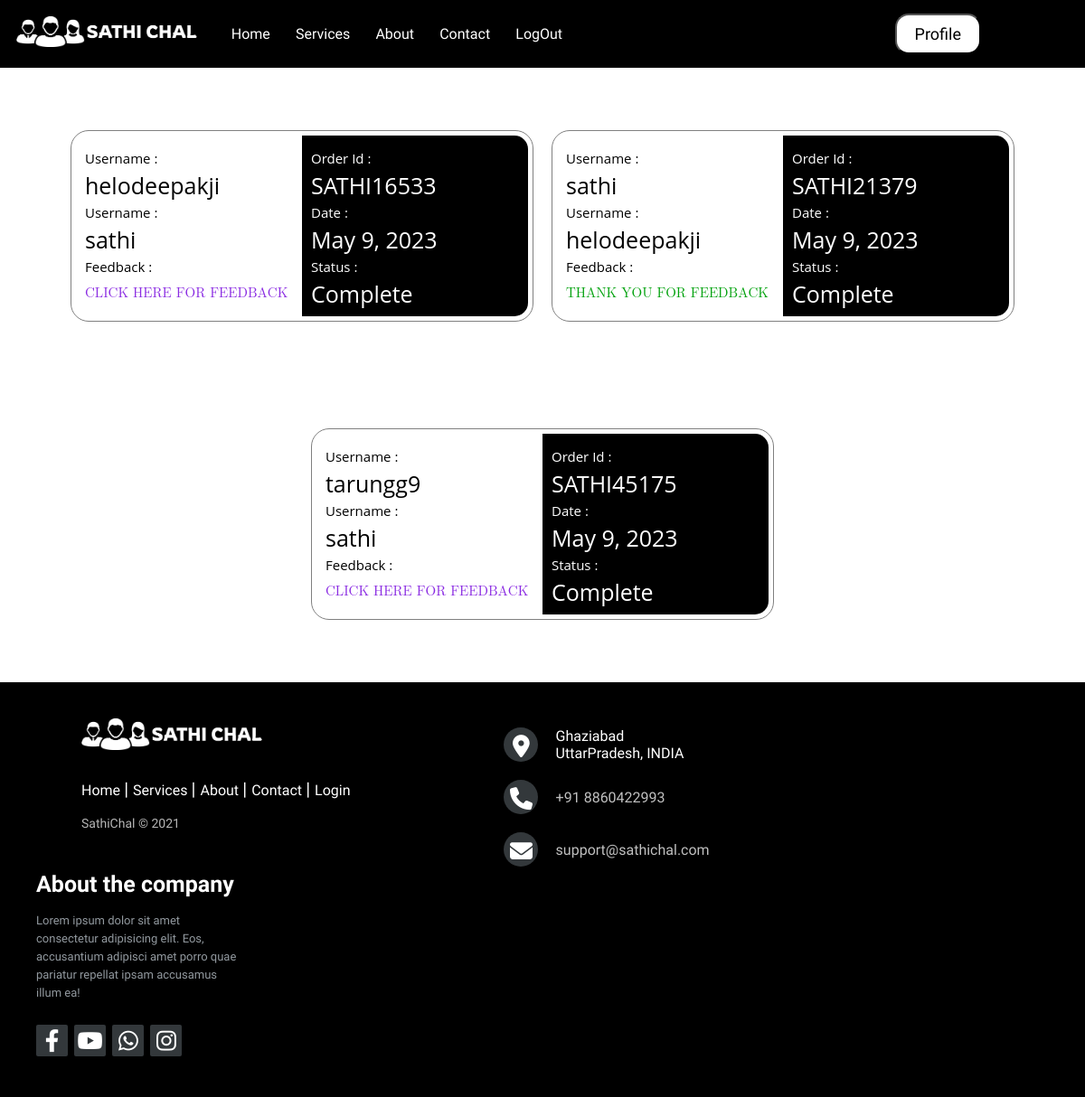
Screenshot of /order (signed in) with the database file from the repository.
### routing/models.py (models this page shows, shortened)
class group(models.Model):
    user = models.CharField(max_length=100)
    status = models.CharField(max_length=1,choices = STATUS_FIElD)
    sathi_id = models.CharField(max_length=10, default="")
    is_feedback = models.BooleanField(default=False)
    group_name = models.CharField(max_length=100)
    date = models.DateField(auto_now_add=True)
    time = models.TimeField(auto_now_add=True)
    user_verification_number = models.CharField(max_length=10, default="")

### home/views.py (the view)
# urls.py: path('order', views.order, name='order'),
def order(request):
    username = request.user.username
    sathi_ids = group.objects.filter(user = username, status = 'I') # change it to C for production
    groups = []
    for sathi_id in sathi_ids:
        temp_groups = group.objects.filter(sathi_id = sathi_id.sathi_id, status = 'I') # change it to C for production
        split_group_name = sathi_id.group_name.split('_')
        src_lat = split_group_name[1]+'.'+split_group_name[2]
        src_long = split_group_name[3]+'.'+split_group_name[4]
        dest_lat = split_group_name[5]+'.'+split_group_name[6]
        dest_long = split_group_name[7]+'.'+split_group_name[8]
        user_list = []
        for temp_group in temp_groups:
            user_name = temp_group.user
            user_list.append(user_name)
        temp = {
            'sathi_id': sathi_id.sathi_id,
            'is_feedback': sathi_id.is_feedback,
            'users': user_list,
            'location':{
                'src_lat': src_lat,
                'src_long': src_long,
                'dest_lat': dest_lat,
                'dest_long': dest_long,
            },
            'date': sathi_id.date,
        }
        groups.append(temp)
    print(groups)
    context = {'groups': groups}
    return render(request,"order.html",context)

### templates/order.html (shortened to what this page needs)
<!DOCTYPE html>
<html lang="en">
<head>
    <link rel="stylesheet" href="https://cdnjs.cloudflare.com/ajax/libs/font-awesome/6.2.1/css/all.min.css" />
</head>
<body>
    {%include "layout/navbar.html"%}
    <div class="main">
    {% if groups %}
       {% for group in groups %}
       <a href="feedback/{{group.sathi_id}}">
        <div class="card">
            <div class="userlist">
                {% for user in group.users %}
                    <div class="user"> <span>Username : </span> {{user}}</div>
                {% endfor %}
                {% if group.is_feedback %}
                    <div class="feedback"><span>Feedback : </span> <p style="color: #00a10c;">Thank you for feedback</p></div>
                {% else %}
                    <div class="feedback"><span>Feedback : </span> <p style="color: blueviolet">Click here for feedback</p></div>
                {% endif %}
            </div>
            <div class="datalist">
                <div class="sathid"> <span>Order Id : </span> {{group.sathi_id}}</div>
                <div class="date"> <span>Date : </span> {{group.date}}</div>
                <div class="status"> <span>Status : </span> Complete </div>
            </div>
        </div>
        </a>
       {% endfor %}
    {% else %}
        <div class="error">
            There is no any Order. Please Contact Us.
        </div>
    {% endif %}
        </div>
    {%include "layout/footer.html"%}
</body>
</html>

### templates/order.html (style rules this page uses)
a { text-decoration: none; color: black; }
.main { min-height: 80vh; padding: 20px; display: flex; align-items: center; justify-content: center; flex-wrap: wrap; gap: 20px; }
.card { width: 500px; border: 1px solid gray; height: 200px; display: flex; border-radius: 20px; padding: 5px; cursor: pointer; }
.card .userlist { width: 50%; line-height: 30px; font-size: 25px; padding: 10px; }
.card .datalist { width: 50%; line-height: 30px; font-size: 25px; background: black; color: white; padding: 10px; border-radius: 0 15px 15px 0; }
span { width: 100%; display: block; font-size: 15px; }
.feedback p { width: 100%; font-size: 15px; text-transform: uppercase; font-family: math; font-weight: 600; }

### templates/layout/navbar.html (style rules this page uses)
* { margin: 0; padding: 0; }

### templates/layout/footer.html (style rules this page uses)
* { font-family: Open Sans; margin: 0; padding: 0; }

### rows the page displays
group: users "helodeepakji"
group: users "sathi", sathi_id "SATHI16533", date "May 9, 2023"
group: users "sathi", sathi_id "SATHI21379", date "May 9, 2023"
group: users "helodeepakji"
group: users "tarungg9"
group: users "sathi", sathi_id "SATHI45175", date "May 9, 2023"
